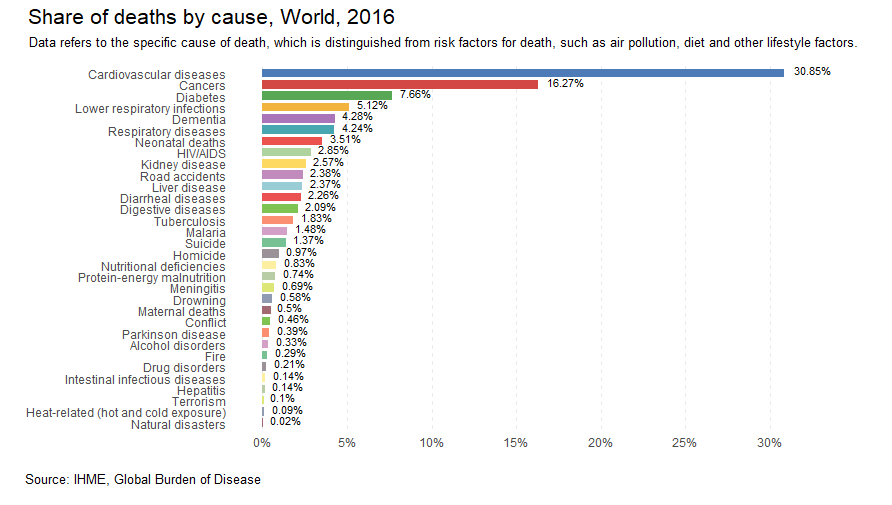

The script that drew this image:
library(tidyverse)
library(readxl)

global_mortality <- read_xlsx("global_mortality.xlsx")

# I had my wife use photoshop to eye drop the original colors
my_colors <- c("#4D7BB8", "#D34744", "#58A754","#f3b43e",
               "#aa74b9","#47a6b0","#eb514d","#aed39e",
               "#fdd962","#c28bbd","#98cdd6","#ec5152",
               "#7fc453","#fa9071","#d5a0c7","#77c195",
               "#9a9199","#fcefa2","#b8cca5","#dde777",
               "#909bb1","#a26971","#7fc453","#fa9071",
               "#d5a0c7","#77c195","#9a9199","#fcefa2",
               "#b8cca5","#dde777","#909bb1","#a26971") %>% 
  rev()

global_mortality %>% 
  gather(disease, percentage, 4:35) %>% 
  filter(year == 2016) %>% 
  select(year, disease, percentage) %>% 
  mutate(disease = as.factor(disease),
         disease = gsub(" (%)", "", disease, fixed = T)) %>% 
  group_by(disease) %>% 
  summarise(percent_each = mean(percentage, na.rm = T)) %>% 
  arrange(desc(percent_each)) %>% 
ggplot(aes(reorder(disease, percent_each, FUN = max), percent_each)) +
  geom_bar(stat = "identity", 
           fill = my_colors, 
           width = .75) +
  geom_text(aes(label = paste0(round(percent_each,2),"%")),
            hjust = -.25,
            vjust = .125,
            size = 3) +
  scale_y_continuous(labels = function(x) paste0(x, "%"), 
                     limits = c(0,35),
                     breaks = c(0,5,10,15,20,25,30)) +
  coord_flip() +
   labs(y = "",
       x = "",
       title = "Share of deaths by cause, World, 2016",
       subtitle = "Data refers to the specific cause of death, which is distinguished from risk factors for death, such as air pollution, diet and other lifestyle factors.\n",
       caption = "Source: IHME, Global Burden of Disease\n") +
  theme_minimal() +
  theme(panel.grid.major.y = element_blank(),
        panel.grid.minor.x = element_blank(),
        panel.grid = element_line(linetype = 'dashed'),
        plot.title = element_text(hjust = -.72, size = 16),
        plot.subtitle = element_text(hjust = 1.15),
        plot.caption = element_text(hjust = -.5))
 
